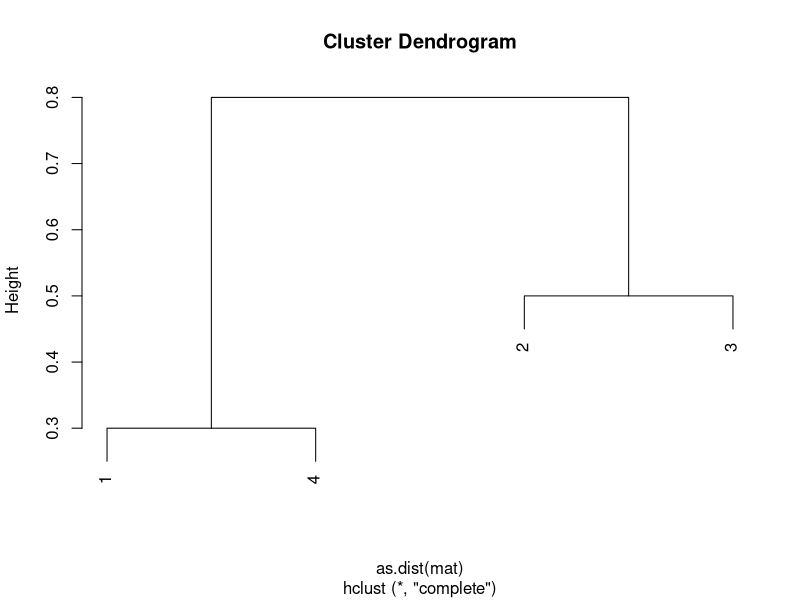
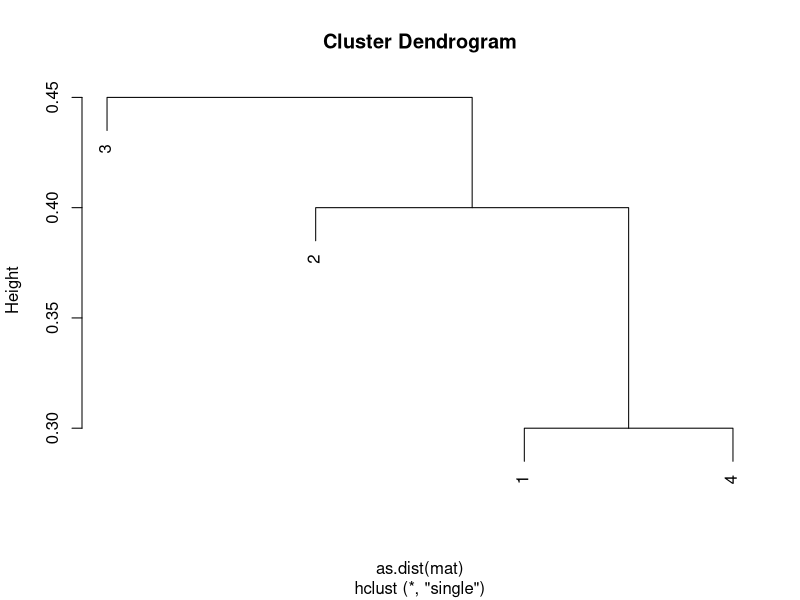
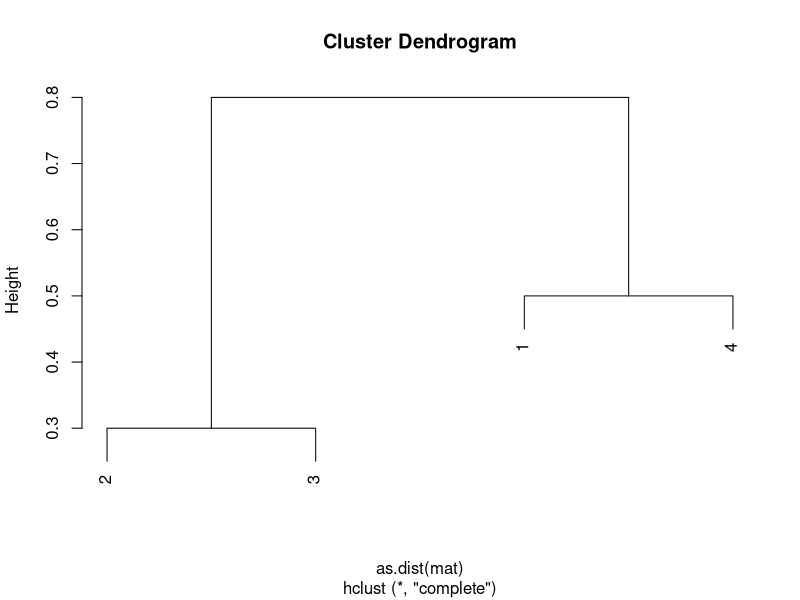
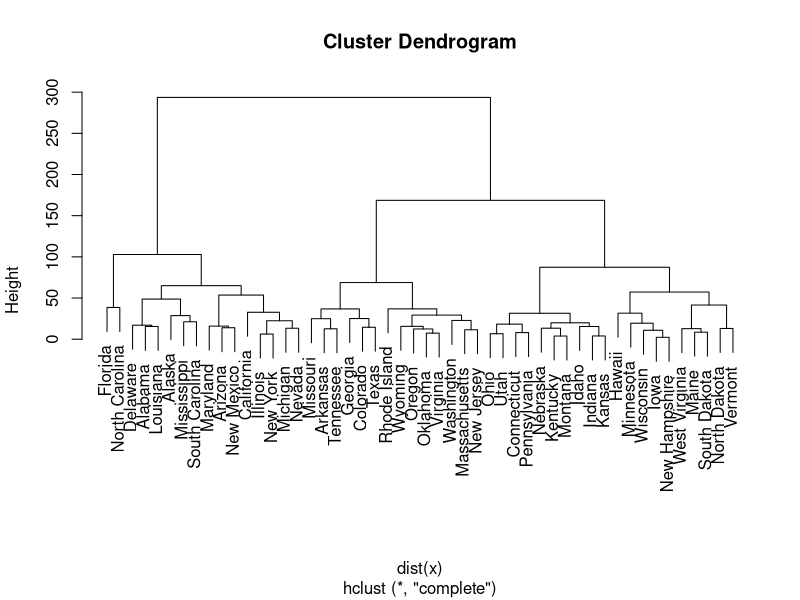
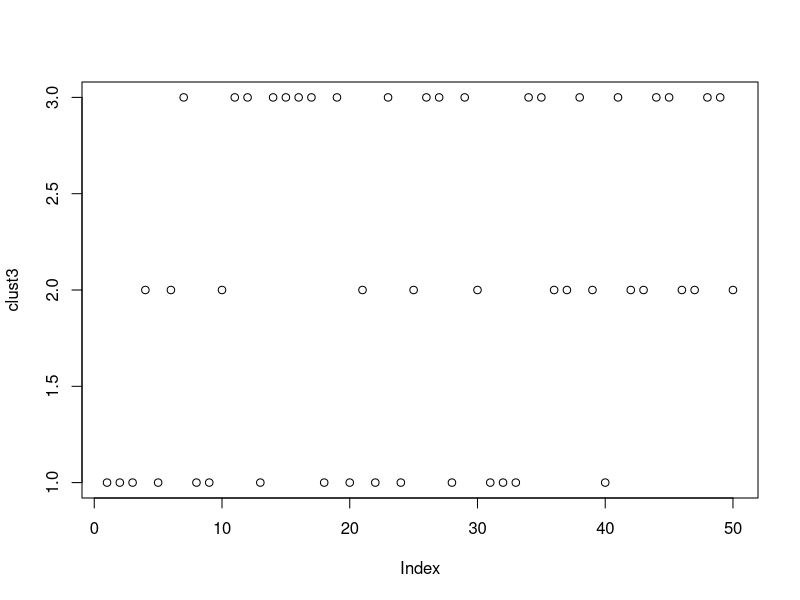
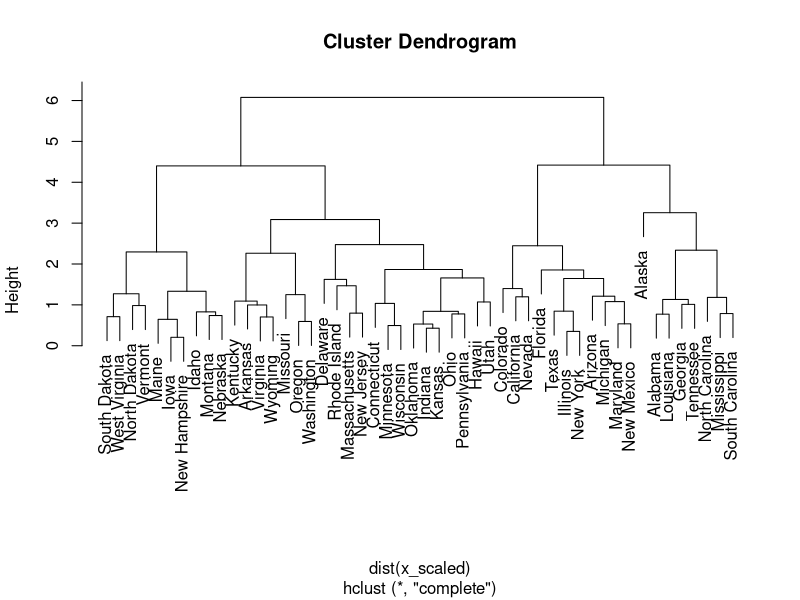
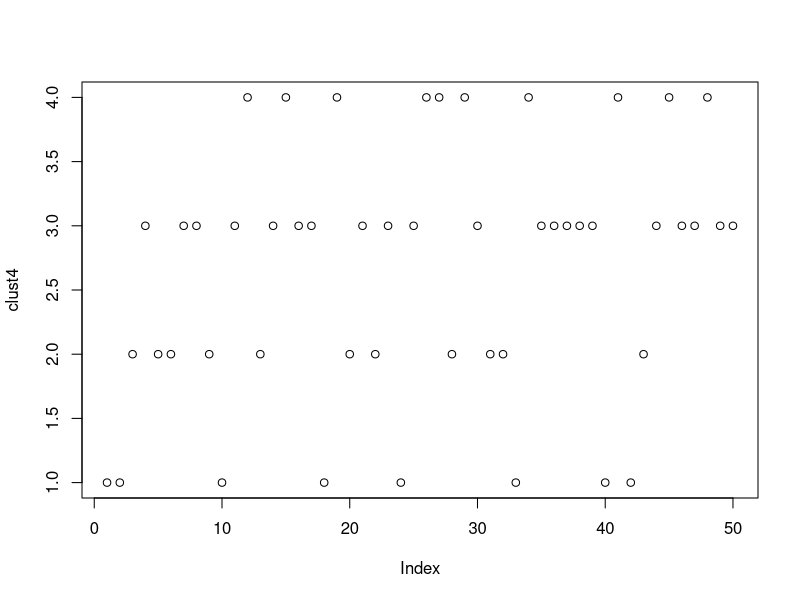

Here is the R script that generated these plots, in order: (Note: this script raises an error after producing the figures.)
#1a
mat <- as.dist(matrix(c(0, .4, .75, .3,
               .4, 0, .5, .8,
               .75, .5, 0, .45,
               .3, .8, .45, 0), ncol = 4))
mat
mat.complete = hclust(as.dist(mat),method = "complete")
plot(mat.complete)

#1b
mat.single = hclust(as.dist(mat),method = "single")
plot(mat.single)

#1e
mat.complete = hclust(as.dist(mat),method = "complete")
plot(mat.complete, labels = c(2, 1, 4, 3))

#4a
x <- USArrests
comp = hclust(dist(x), method = "complete")
plot(comp)

#4b
clust3 <- cutree(comp, 3)
clust3
plot(clust3)

#4c
x_scaled<- scale(x)
comp_scaled <- hclust(dist(x_scaled), method = "complete")
plot(comp_scaled)

#4d
clust4 <- cutree(comp_scaled, 4)
clust4
plot(clust4)

#4e
x[1]
x[2]
x[3]
x[4]

#5b
ch10_df <- t(Ch10Ex11)
comp = hclust(dist(ch10_df), method = "complete")
plot(comp)

sing = hclust(dist(ch10_df), method = "single")
plot(sing)

avg <- hclust(dist(ch10_df), method = "average")
plot(avg)
